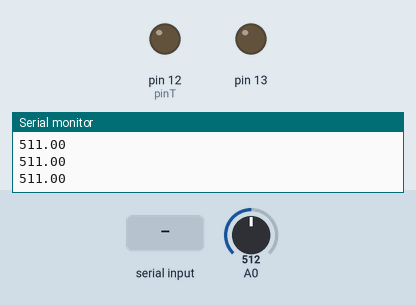
This sketch was run on a simulated Arduino Uno, built with avr-gcc and run on an emulated ATmega328P. Shown: output pins drawn as LEDs (lit = HIGH), the last lines printed to the serial monitor. The test bench sets the inputs (shaded band); at power-on: A0 = 512.

Above: at 1.2 s.
1.3 s: A0 set to 547
2.8 s: A0 set to 562
At 3.8 s:
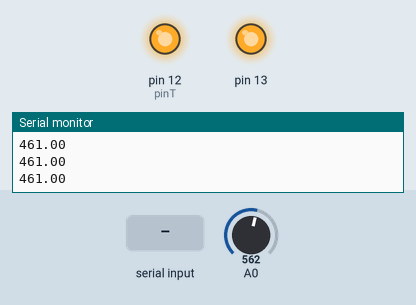
4.3 s: "90,45\n" received over Serial
At 5.3 s:
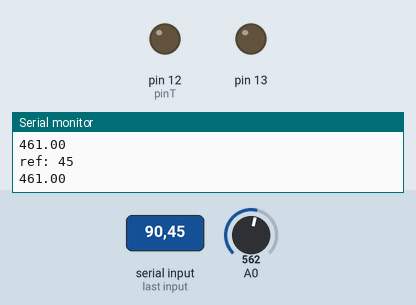
6.0 s: A0 set to 995
7.5 s: A0 set to 1009
At 8.3 s:
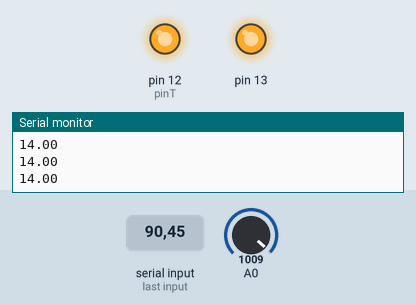
9.0 s: A0 set to 960
10.5 s: A0 set to 929
At 11.7 s:
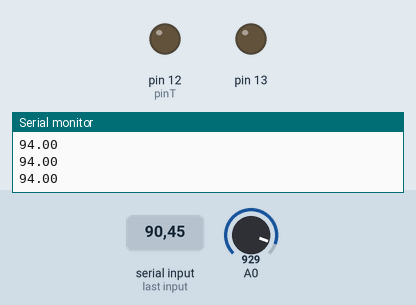
Timing chart, 0 to 13.0 s (numbered marks = the images above; inputs shaded):
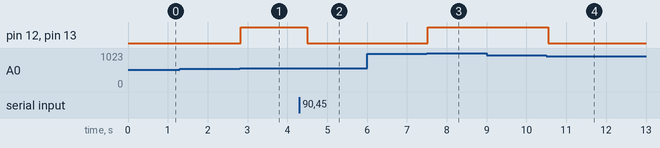

The sketch:

humidity_control.ino
```cpp
const int pinT = 12;
void setup() {
  Serial.begin(9600);
  pinMode(pinT,OUTPUT);
  pinMode(13,OUTPUT);
}

int val;
int ref = 500;
int tol = 30;
float umid;
int reading=0;
float sumaTemp=0;
int N = 10;
int ref1=0;
unsigned long t0=0,t1=0;

void loop() {
  if(Serial.available())
  {
    ref1 = Serial.parseInt();
    if(ref1!=0)
      ref=ref1;
    Serial.print("ref: ");
    Serial.println(ref);
    delay(200);
  }

    t1 = millis();
    if(t1 - t0 > 100)
    {
        umid = 1023 - analogRead(A0);

        Serial.println(umid);
        if(umid < ref - tol)
        {
          digitalWrite(pinT,HIGH);
          digitalWrite(13,HIGH);
        }
        if(umid > ref + tol)
        {
          digitalWrite(pinT,LOW);
          digitalWrite(13,LOW);
        }
       t0 = millis();
    }
}
```

Measured:
- the behaviour switches between 553 and 554 on A0 (found by bisection; images 0 and 1)
- the behaviour switches between 1008 and 1009 on A0 (found by bisection; images 2 and 3)
- the behaviour switches between 948 and 947 on A0 (found by bisection; images 3 and 4)
- after the input at 2.8 s, pin 12 (pinT), pin 13: LOW → HIGH at once
- after the input at 4.3 s, pin 12 (pinT), pin 13: HIGH → LOW after 0.20 s
- after the input at 7.5 s, pin 12 (pinT), pin 13: LOW → HIGH at once
- after the input at 10.5 s, pin 12 (pinT), pin 13: HIGH → LOW after 0.05 s
